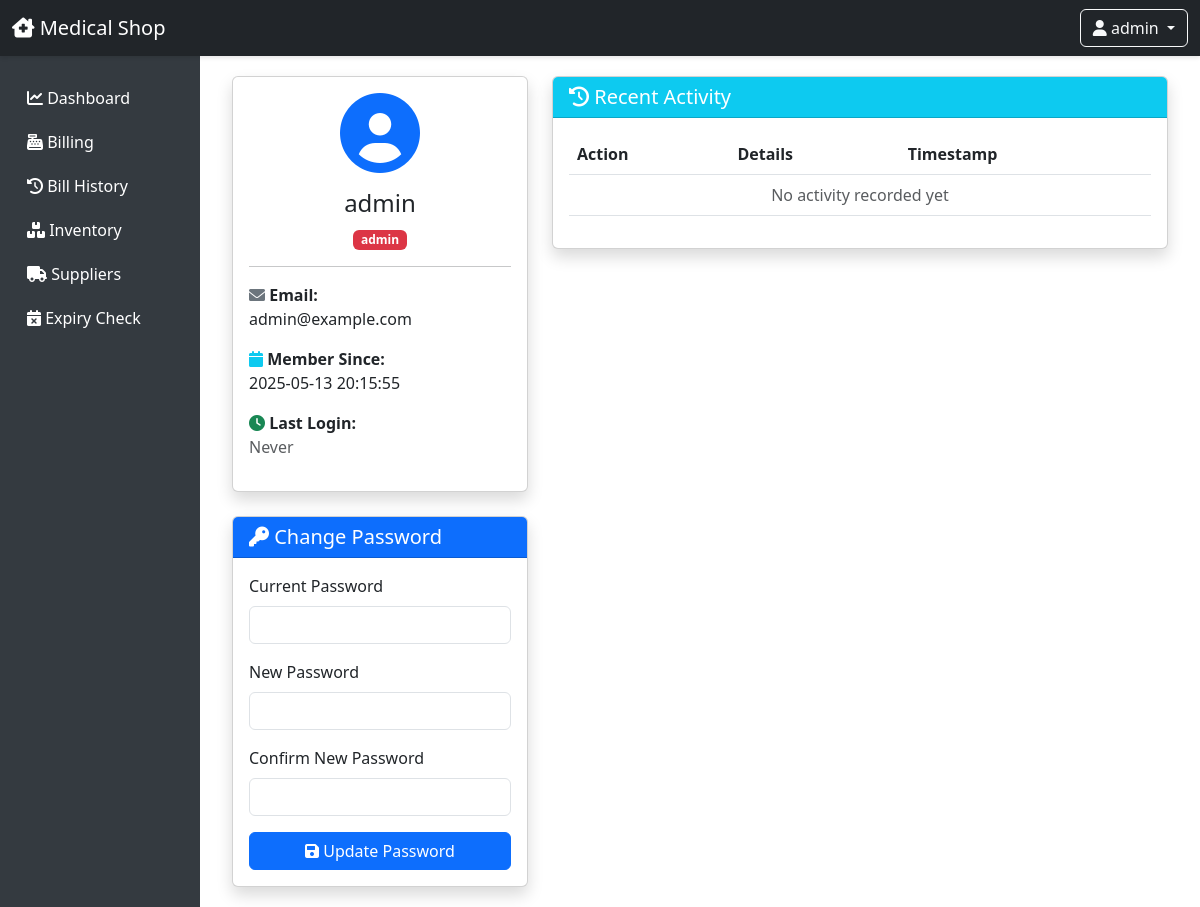
Screenshot of /profile (signed in) with the database file from the repository.
### tables this page shows
CREATE TABLE users (
                         id INTEGER PRIMARY KEY AUTOINCREMENT,
                         username TEXT UNIQUE NOT NULL,
                         email TEXT UNIQUE NOT NULL,
                         password_hash TEXT NOT NULL,
                         role TEXT NOT NULL DEFAULT 'staff',
                         created_at TEXT NOT NULL,
                         last_login TEXT);

### app.py (the view)
@app.route('/profile')
@login_required
def profile():
    try:
        with get_db_connection() as conn:
            c = conn.cursor()
            c.execute('''SELECT username, email, role, created_at, last_login
                        FROM users WHERE id = ?''', (session['user_id'],))
            user = c.fetchone()
            c.execute('''SELECT action, details, timestamp
                        FROM activity_logs
                        WHERE user_id = ?
                        ORDER BY timestamp DESC LIMIT 10''', (session['user_id'],))
            activities = c.fetchall()
        return render_template('profile.html', user=user, activities=activities)
    except Exception as e:
        logger.error(f"Error fetching profile: {e}")
        flash('An error occurred while fetching profile.', 'error')
        return redirect(url_for('index'))

### app.py (called while the page is built)
def login_required(f):
    @wraps(f)
    def decorated_function(*args, **kwargs):
        if 'user_id' not in session:
            flash('Please log in to access this page.', 'error')
            return redirect(url_for('login', next=request.url))
        return f(*args, **kwargs)
    return decorated_function

def get_db_connection():
    try:
        conn = sqlite3.connect(DB_PATH)
        conn.execute('PRAGMA foreign_keys = ON')
        conn.row_factory = sqlite3.Row
        logger.debug("Database connection established")
        return conn
    except Exception as e:
        logger.error(f"Error connecting to database: {e}")
        raise

### templates/profile.html (shortened to what this page needs)
{% extends "base.html" %}
{% block content %}
<div class="container">
    <div class="row">
        <div class="col-md-4">
            <div class="card shadow mb-4">
                <div class="card-body text-center">
                    <div class="mb-3">
                        <i class="fas fa-user-circle fa-5x text-primary"></i>
                    </div>
                    <h4 class="card-title">{{ user[0] }}</h4>
                    <p class="text-muted">
                        <span class="badge {% if user[2] == 'admin' %}bg-danger{% else %}bg-info{% endif %}">
                            {{ user[2] }}
                        </span>
                    </p>
                    <hr>
                    <div class="text-start">
                        <p>
                            <i class="fas fa-envelope text-secondary"></i>
                            <strong>Email:</strong><br>
                            {{ user[1] }}
                        </p>
                        <p>
                            <i class="fas fa-calendar text-info"></i>
                            <strong>Member Since:</strong><br>
                            {{ user[3] }}
                        </p>
                        <p>
                            <i class="fas fa-clock text-success"></i>
                            <strong>Last Login:</strong><br>
                            {% if user[4] %}
                                {{ user[4] }}
                            {% else %}
                                <span class="text-muted">Never</span>
                            {% endif %}
                        </p>
                    </div>
                </div>
            </div>
            <div class="card shadow">
                <div class="card-header bg-primary text-white">
                    <h5 class="card-title mb-0">
                        <i class="fas fa-key"></i> Change Password
                    </h5>
                </div>
                <div class="card-body">
                    <form action="{{ url_for('change_password') }}" method="POST">
                        <div class="mb-3">
                            <label for="current_password" class="form-label">Current Password</label>
                            <input type="password" class="form-control" id="current_password" name="current_password" required>
                        </div>
                        <div class="mb-3">
                            <label for="new_password" class="form-label">New Password</label>
                            <input type="password" class="form-control" id="new_password" name="new_password" required>
                        </div>
                        <div class="mb-3">
                            <label for="confirm_password" class="form-label">Confirm New Password</label>
                            <input type="password" class="form-control" id="confirm_password" name="confirm_password" required>
                        </div>
                        <button type="submit" class="btn btn-primary w-100">
                            <i class="fas fa-save"></i> Update Password
                        </button>
                    </form>
                </div>
            </div>
        </div>
        <div class="col-md-8">
            <div class="card shadow">
                <div class="card-header bg-info text-white">
                    <h5 class="card-title mb-0">
                        <i class="fas fa-history"></i> Recent Activity
                    </h5>
                </div>
                <div class="card-body">
                    <div class="table-responsive">
                        <table class="table">
                            <thead>
                                <tr>
                                    <th>Action</th>
                                    <th>Details</th>
                                    <th>Timestamp</th>
                                </tr>
                            </thead>
                            <tbody>
                                {% for activity in activities %}
                                <tr>
                                    <td>
                                        {% set icon = {
                                            'login': 'sign-in-alt text-success',
                                            'logout': 'sign-out-alt text-danger',
                                            'create': 'plus-circle text-primary',
                                            'update': 'edit text-warning',
                                            'delete': 'trash text-danger'
                                        } %}
                                        <i class="fas fa-{{ icon.get(activity[0].split('_')[0], 'circle') }}"></i>
                                        {{ activity[0] }}
                                    </td>
                                    <td>{{ activity[1] if activity[1] else 'No details' }}</td>
                                    <td>
                                        <i class="fas fa-clock text-muted"></i>
                                        {{ activity[2] }}
                                    </td>
                                </tr>
                                {% else %}
                                <tr>
                                    <td colspan="3" class="text-center text-muted">
                                        No activity recorded yet
                                    </td>
                                </tr>
                                {% endfor %}
                            </tbody>
                        </table>
                    </div>
                </div>
            </div>
        </div>
    </div>
</div>
{% endblock %}

### rows the page displays
users: username "admin", role "admin", email "admin@example.com", created_at "2025-05-13 20:15:55"

### other values shown
{{ session.get('username') }} "admin"
